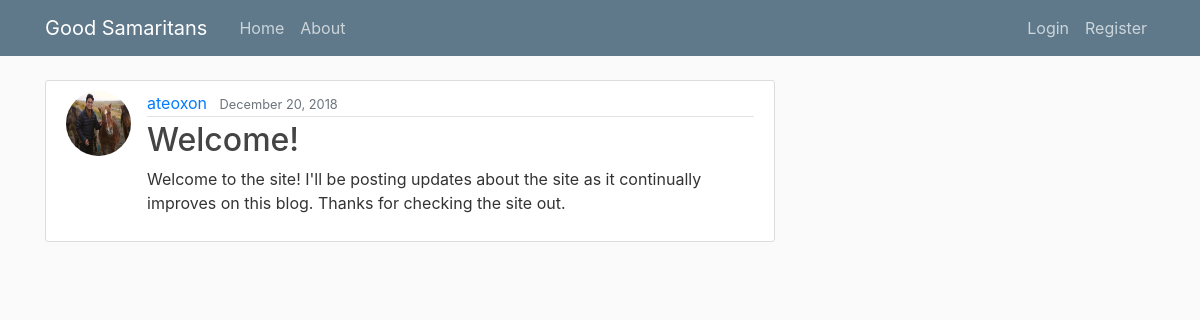
The app's page /post/1/ with its own data.
### blog/models.py (models this page shows, shortened)
class Post(models.Model):
    title = models.CharField(max_length=100)
    content = models.TextField()
    date_posted = models.DateTimeField(default=timezone.now)
    author = models.ForeignKey(User, on_delete=models.CASCADE)

### users/models.py (models this page shows, shortened)
class Profile(models.Model):
    user = models.OneToOneField(User, on_delete=models.CASCADE) #on delete: when user is deleted, delete profile / when profile is deleted, do not delete user
    image = models.ImageField(default='default.jpg',upload_to='profile_pics')

### blog/views.py (the view)
# urls.py: path('post/<int:pk>/', PostDetailView.as_view(), name='post-detail'),
class PostDetailView(DetailView):
    model = Post

### blog/templates/blog/post_detail.html (shortened to what this page needs)
{% extends "blog/base.html" %}
{% block content %}
  <article class="media content-section">
    <img class="rounded-circle article-img" src="{{ object.author.profile.image.url }}">
    <div class="media-body">
      <div class="article-metadata">
        <a class="mr-2" href="{% url 'user-posts' post.author.username %}">{{ object.author }}</a>
        <small class="text-muted">{{ object.date_posted|date:"F d, Y" }}</small>
      </div>
      <h2 class="article-title">{{ object.title }}</h2>
      <p class="article-content">{{ object.content }}</p>
    </div>
  </article>
{% endblock content %}

### blog/static/blog/main.css (style rules this page uses)
body { background: #fafafa; color: #333333; margin-top: 5rem; }
h1, h2, h3, h4, h5, h6 { color: #444444; }
.content-section { background: #ffffff; padding: 10px 20px; border: 1px solid #dddddd; border-radius: 3px; margin-bottom: 20px; }
.article-title { color: #444444; }
.article-content { white-space: pre-line; }
.article-img { height: 65px; width: 65px; margin-right: 16px; }
.article-metadata { padding-bottom: 1px; margin-bottom: 4px; border-bottom: 1px solid #e3e3e3 }

### records on screen
Post: author.profile.image (picture), author "ateoxon", date_posted "December 20, 2018", title "Welcome!", content "Welcome to the site! I'll be posting updates about the site as it continually improves on this blog. Thanks for checking the site out."
